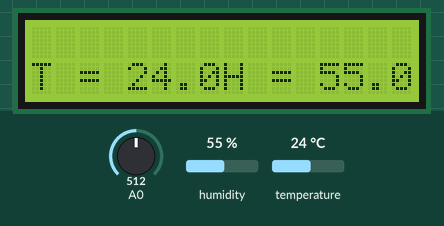
Recording of a sketch running on a simulated Arduino MKR. Shown: 16×2 character LCD. The inputs (shaded band) are chosen by the test bench; at power-on: humidity 55 %, temperature 24 °C, A0 = 512. WiFi joins after 1.5 s; servers stay silent unless stated; what the sketch prints to the serial monitor is not drawn.

Above: at 5.2 s.
5.3 s: humidity set to 22 %
At 8.5 s:
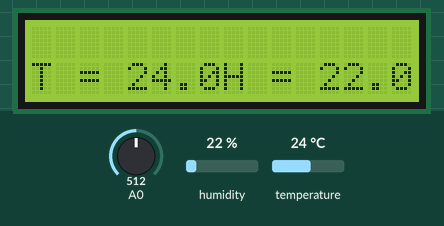
9.1 s: temperature set to 12 °C
At 11.8 s:
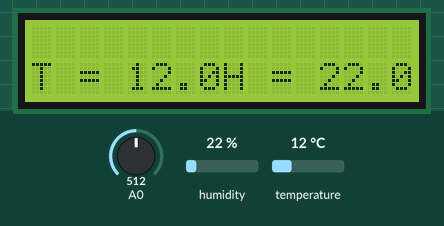
12.1 s: humidity set to 40 %
At 14.3 s:
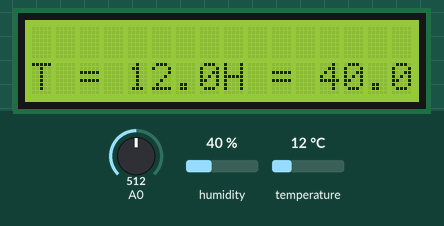
15.1 s: temperature set to 19 °C
At 17.9 s:
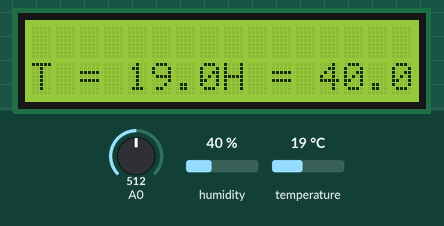
Timing chart, 0 to 19.1 s (numbered marks = the images above; inputs shaded):
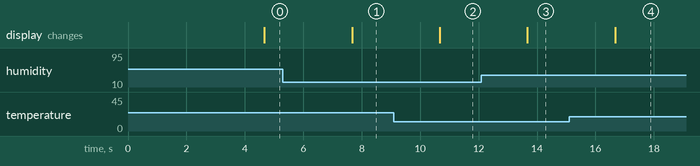

Measured:
- after the input at 5.3 s, the display: changes after 2.4 s (image 1)
- after the input at 9.1 s, the display: changes after 1.6 s (image 2)
- after the input at 12.1 s, the display: changes after 1.6 s (image 3)
- after the input at 15.1 s, the display: changes after 1.6 s (image 4)

The sketch:

IoTSensors.ino
```cpp
#include <WiFiNINA.h>
#include <ThingSpeak.h>
#include <SPI.h>
#include <dht_nonblocking.h>
#include <LiquidCrystal.h>

char ssid[] = "NOWTVGSZRG2.4";
char password[] = "NathanAndrea";
int status = WL_IDLE_STATUS;
const unsigned long channel_id = 1634429;
const char write_api_key[] = "671XNOTKTV364VIX";


LiquidCrystal lcd(7, 8, 9, 10, 11, 12);


#define DHT_SENSOR_TYPE DHT_TYPE_11


static const int DHT_SENSOR_PIN = 2;
DHT_nonblocking dht_sensor( DHT_SENSOR_PIN, DHT_SENSOR_TYPE );
WiFiClient client;


void setup( )
{
  lcd.begin(16, 2);
  Serial.begin( 9600);
  delay(100);
  Serial.print("Connecting to ");
  Serial.print(ssid);
  WiFi.begin(ssid,password);
  Serial.println("Connected");

  ThingSpeak.begin(client);
}


static bool measure_environment( float *temperature, float *humidity )
{
  static unsigned long measurement_timestamp = millis( );

  if( millis( ) - measurement_timestamp > 3000ul )
  {
    if( dht_sensor.measure( temperature, humidity ) == true )
    {
      measurement_timestamp = millis( );
      return( true );
    }
  }

  return( false );
}


void loop( )
{
  lcd.setCursor(0, 1);
  float temperature;
  float humidity;
  int light = analogRead(A0);


  if( measure_environment( &temperature, &humidity ) == true )
  {
    Serial.print( "T = " );
    Serial.print( temperature, 1 );

    lcd.print("T = " );
    lcd.print(temperature, 1 );
    Serial.print( " deg. C, H = " );
    Serial.print( humidity, 1 );
    lcd.print("H = " );
    lcd.print(humidity, 1 );
    ThingSpeak.setField(1, String(temperature, 1 ));
    ThingSpeak.setField(2, String(humidity, 1));
    ThingSpeak.setField(3, String(light));
    ThingSpeak.writeFields(channel_id, write_api_key);

    Serial.println( "%" );
  }
}
```
